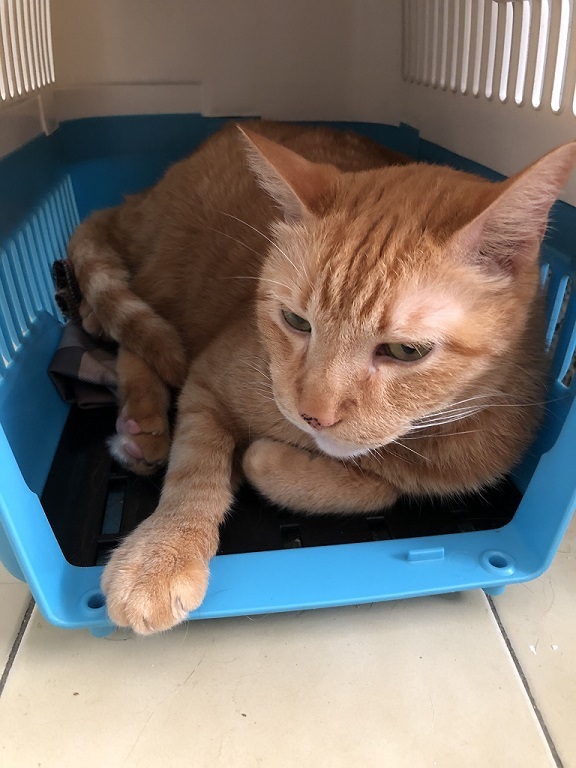
#> input picture DPAML/HW1_B103015006/EdgeDetection/input/cat.jpg, 576 x 768 px
$ python -i predo.py   (imports and definitions only)
#> lines starting #> are read from the running program, lines starting #| are printed output that depends on the picture
#> further down, picture is the input picture: shape (768, 576, 3); mean B, G, R 110.3, 116.7, 124.3
# -*- coding: utf-8 -*-
"""
Created on Mon Oct 18 01:56:34 2021

@author: jacky
"""
import os
import scipy.io
#import matplotlib as plt
import numpy as np
from PIL import Image
import cv2
import matplotlib.pyplot as plt

# In[ ]:
#load data from train.mat 去迴歸

# [42 lines left out: functions load_data_denoise_train, load_data_denoise_train2, load_data, check_image, not called in this run]

# In[ ]:
# display data image size
def Average(lst):
    return sum(lst) / len(lst)


# [51 lines left out: functions image_size, save_origin_image, resize_img, not called in this run]


# In[ ]:
from sklearn.preprocessing import PolynomialFeatures
from sklearn.linear_model import LinearRegression

def img_denoise(img):

    dst = cv2.fastNlMeansDenoisingColored(img,None,30,30,7,21)
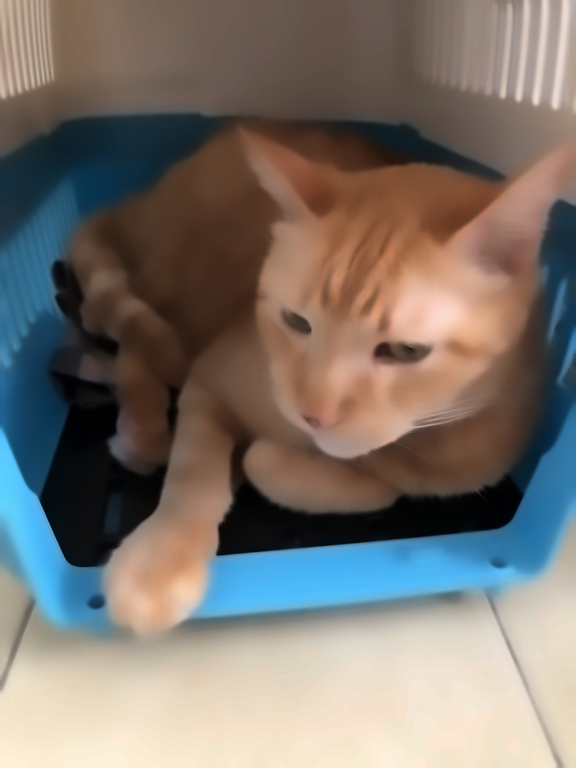
#> dst: shape (768, 576, 3); mean B, G, R 109.1, 115.9, 123.6
    ret,thresh = cv2.threshold(dst,127,255,cv2.THRESH_BINARY_INV)
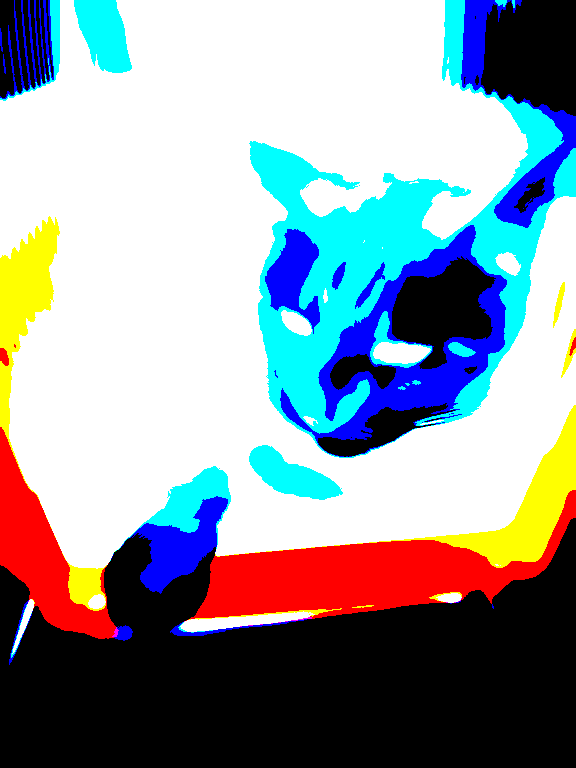
#> thresh: shape (768, 576, 3); mean B, G, R 161.6, 154.3, 144.4
    # [9 lines of commented-out code are left out]

    imggra = cv2.cvtColor(thresh, cv2.COLOR_BGR2GRAY)
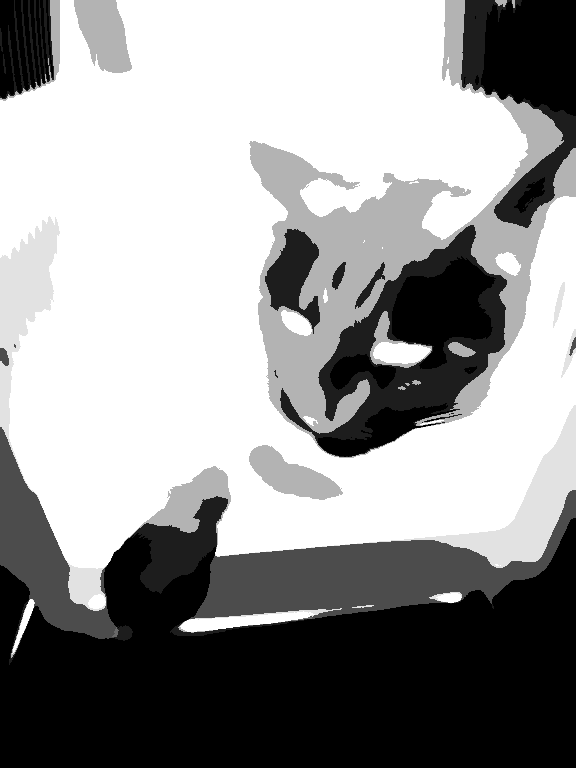
#> imggra: shape (768, 576); min 0, max 255, mean 152.2
    #plt.imshow(imggra)
    #plt.show()
    #print("cvtColor",imggra.shape)

    imgline = np.copy(imggra)
    imgline[:,3:imggra.shape[1]-3] = 0
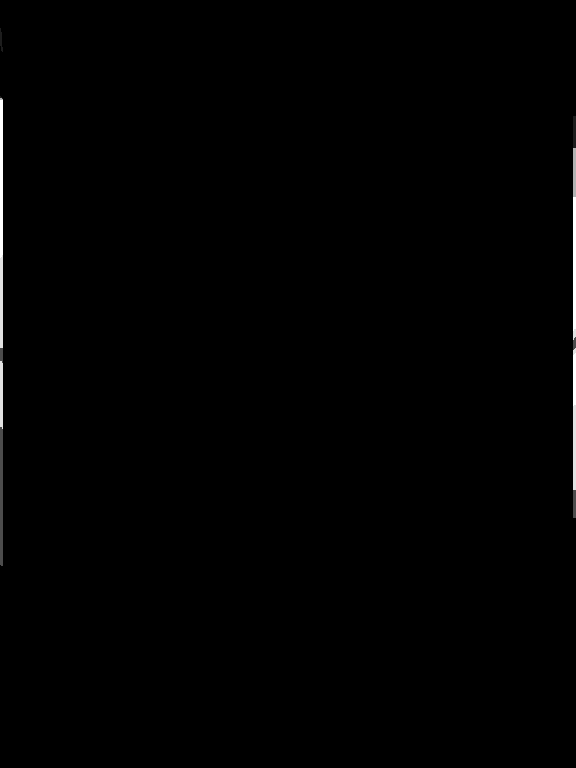
#> imgline: shape (768, 576); min 0, max 255, mean 1.1
    #plt.imshow(imgline)
    #plt.show()
    #print("imgline",imgline.shape)

    imgline=cv2.resize(imgline, (imgline.shape[1]*16,imgline.shape[0]*16), interpolation=cv2.INTER_CUBIC)
    imgdata = np.where(imgline == 255)
#> imgdata = 217486 positions, rows 1600 to 7831, columns 0 to 9215
    # [8 lines of commented-out code are left out]

    X = np.array([imgdata[1]])
    Y = imgline.shape[0] - imgdata[0]

    poly_reg= PolynomialFeatures(degree = 2)
    X_ = poly_reg.fit_transform(X.T)
    regr = LinearRegression()
    regr.fit(X_, Y)

    X2 = np.array([[i for i in range(0,imgline.shape[1])]])
    X2_ = poly_reg.fit_transform(X2.T)

    #print('Coefficient:{}'.format(regr.coef_) )
    #print('Intercept:{}'.format(regr.intercept_) )

    newimg = cv2.cvtColor(thresh, cv2.COLOR_BGR2GRAY)
    newimg = cv2.resize(newimg, (newimg.shape[1]*16,newimg.shape[0]*16), interpolation=cv2.INTER_CUBIC)

    for ele in np.column_stack([regr.predict(X2_).round(0),X2[0],] ):
        pos = imgline.shape[0]-int(ele[0])
        w = 39
        newimg[pos-w:pos+w,int(ele[1])] = 255 - newimg[pos-w:pos+w,int(ele[1])]

    # [7 lines of commented-out code are left out]

    '''
    ret,thresh = cv2.threshold(newimg,40,255,cv2.THRESH_BINARY)
    plt.imshow(thresh)
    plt.show()
    print("thresh1",thresh.shape)
    '''

    newimg = cv2.resize(newimg, (int(newimg.shape[1]/16),int(newimg.shape[0]/16)), interpolation=cv2.INTER_CUBIC)
    # [4 lines of commented-out code are left out]


    ndst = cv2.fastNlMeansDenoising(newimg,None,50,7,21)
    #plt.imshow(ndst)
    #plt.show()
    #print("thresh3",ndst.shape)
    data = np.copy(ndst)

    return data

# [87 lines left out: functions denoise_img, img_denoise2, denoise_img2, not called in this run]


>>> import cv2
>>> picture = cv2.imread('../../HW1_B103015006/EdgeDetection/input/cat.jpg')
>>> result = img_denoise(picture)
